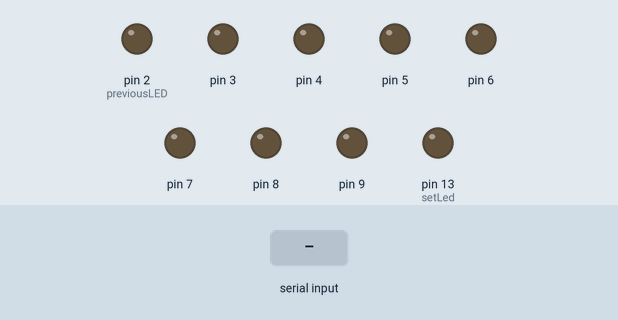
This sketch was run on a simulated Arduino Uno, built with avr-gcc and run on an emulated ATmega328P. On the bench: output pins drawn as LEDs (lit = HIGH). The test bench sets the inputs (shaded band). What the sketch prints to the serial monitor is not drawn.

Above: at 1.2 s.
1.3 s: "1" received over Serial
At 2.1 s:
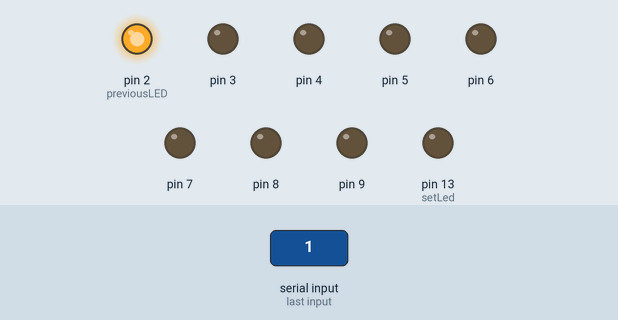
At 2.9 s:
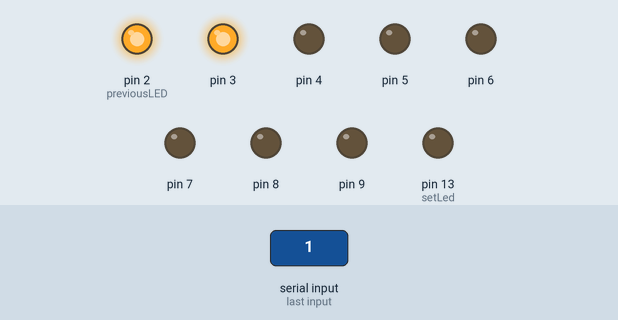
7.3 s: "2" received over Serial
At 8.7 s:
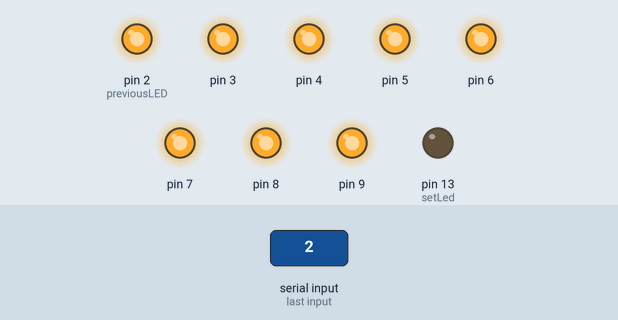
10.3 s: "3" received over Serial
13.3 s: "1" received over Serial
Timing chart, 0 to 22.9 s (numbered marks = the images above; inputs shaded):
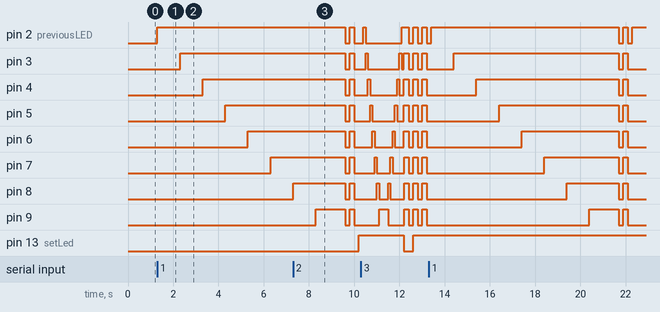

Measured:
- after the input at 1.3 s, pin 2 (previousLED): LOW → HIGH at once; pin 3: LOW → HIGH after 1.0 s; pin 4: LOW → HIGH after 2.0 s; pin 5: LOW → HIGH after 3.0 s; pin 6: LOW → HIGH after 4.0 s

The sketch:

temp_2.ino
```cpp
int setLed = 13;
String setPattern = "Input Pattern number 1-3";
int previousLED;
int timeout = 100;
char serialData;
char serialDataPrev;
void setup() {
  // put your setup code here, to run once:
  Serial.begin(9600);
  Serial.println();
  Serial.println("Welcome my brothers & sister!");
  Serial.println("Opened the Seriel Monitor");
  for (int i = 2; i <= 9; i++) {
    pinMode(i, OUTPUT);
  }
    pinMode(setLed, OUTPUT);

}


void turn_on_all_led(){
for(int ledPin = 2; ledPin<=9;ledPin++){
    digitalWrite(ledPin, HIGH);
  }
  }

 void turn_off_all_led(){
  for(int ledPin = 2; ledPin<=9;ledPin++){
    digitalWrite(ledPin, LOW);
  }
  }
void turnAllDataLeD3() {
  for (int ledPin = 2; ledPin <= 9; ledPin++) {
    digitalWrite(ledPin, HIGH);
  }
}
void turnAllDataLedOff3() {
  for (int ledPin = 2; ledPin <= 9; ledPin++) {
    digitalWrite(ledPin, LOW);
  }
}
void turnRowLed1() {
  for (int ledPin = 2; ledPin <= 9; ledPin++) {
    digitalWrite(previousLED, LOW);

    //  Serial.println(previousLED);
    digitalWrite(ledPin, HIGH);
    delay(100);
    previousLED = ledPin;

  }
}
void turnRowLedReverse1() {

  for (int ledPin = 9; ledPin >= 2; ledPin--) {
    digitalWrite(previousLED, LOW);
    //  Serial.println(previousLED);
    digitalWrite(ledPin, HIGH);
    delay(100);
    previousLED = ledPin;

  }
}
void loop() {
  // put your main code here, to run repeatedly:
     serialData = Serial.read();


     if(serialData == '1' ||  serialData == '2' || serialData == '3'){
     serialDataPrev = serialData;
     }


     if (serialDataPrev == '1' ) {
    for(int ledPin = 2; ledPin<=9;ledPin++){
    digitalWrite(ledPin, HIGH);
    delay(1000);
    previousLED=ledPin;
    if(ledPin==9){
      turn_on_all_led();
      delay(100*3);
      turn_off_all_led();
     }
  }
  delay(200);
    }

    if (serialDataPrev == '2') {

      delay(200);
      turnRowLed1();
      delay(200);
      turnRowLedReverse1();
      digitalWrite(setLed, LOW);

    }
    if (serialDataPrev) {

      turnAllDataLeD3();
      delay(timeout * 2);
      turnAllDataLedOff3();
      delay(timeout * 2);
      digitalWrite(setLed, HIGH);

    }


}
```
